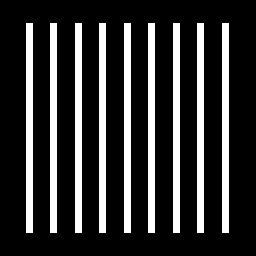
#> input picture Assignment4/images/FigP0501.png, 256 x 256 px
$ python A4-prog3_HMF.py
#> lines starting #> are read from the running program, lines starting #| are printed output that depends on the picture; after the words box and inside, x2 and y2 are one past the last pixel; in counts of white or black regions, pixels touching at a corner belong together
import cv2
import matplotlib.pyplot as plt
import numpy as np


def harmonic_mean_filter(img, ksize):
    h, w = img.shape[:2]
    order = ksize * ksize
    pad = int((ksize - 1) / 2)
    # pad the image using `np.pad()` whose effect can also be produced by`cv2.copyMakeBorder()`
    padded = np.pad(img, pad, 'symmetric')
    filtered = np.zeros(img.shape)
    for i in range(pad, pad + h):
        for j in range(pad, pad + w):
            s = np.sum(1 / (1e10 + padded[i - pad:i + pad, j - pad:j + pad]))
            filtered[i - pad][j - pad] = order / s
    return filtered


# read the original image
original_image = cv2.imread("../images/FigP0501.png", flags=0)
#> original_image: shape (256, 256); 20.2% white; 9 white regions, largest, box (x1, y1, x2, y2) and area: (26, 23, 33, 233) 1470, (50, 23, 57, 233) 1470, (75, 23, 82, 233) 1470
ksize = [3, 7, 9]

filtered_image = []
for size in ksize:
    filtered_image.append(harmonic_mean_filter(original_image, size))
#> this loop made 3 passes
#> pass 1, in harmonic_mean_filter, `padded = np.pad(img, pad, 'symmetric')`:
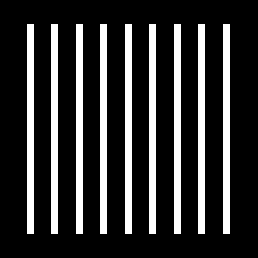
#> padded: shape (258, 258); 19.9% white; 9 white regions, largest, box (x1, y1, x2, y2) and area: (27, 24, 34, 234) 1470, (51, 24, 58, 234) 1470, (76, 24, 83, 234) 1470
#> pass 2, in harmonic_mean_filter (call 2), `padded = np.pad(img, pad, 'symmetric')`:
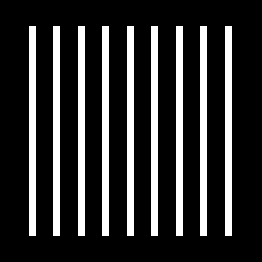
#> padded: shape (262, 262); 19.3% white; 9 white regions, largest, box (x1, y1, x2, y2) and area: (29, 26, 36, 236) 1470, (53, 26, 60, 236) 1470, (78, 26, 85, 236) 1470
#> pass 3, in harmonic_mean_filter (call 3), `padded = np.pad(img, pad, 'symmetric')`:
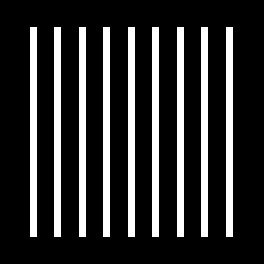
#> padded: shape (264, 264); 19% white; 9 white regions, largest, box (x1, y1, x2, y2) and area: (30, 27, 37, 237) 1470, (54, 27, 61, 237) 1470, (79, 27, 86, 237) 1470
#> after the loop, filtered_image = 3 items

# display the results
fig, axs = plt.subplots(nrows=1, ncols=4, figsize=(10, 4))

ax = axs[0]
ax.imshow(original_image, cmap='gray')
ax.set_title(f"original image")
ax.set_xticks([])
ax.set_yticks([])

for i in range(3):
    ax = axs[i + 1]
    ax.imshow(filtered_image[i], cmap='gray')
    ax.set_title(fr"${ksize[i]}\times${ksize[i]} HMF")
    ax.set_xticks([])
    ax.set_yticks([])

plt.suptitle("Running Results of Harmonic Mean Filtering")

plt.tight_layout()

# output = f'../images/Harmonic Mean Filtering.jpg'
# plt.savefig(output)

plt.show()
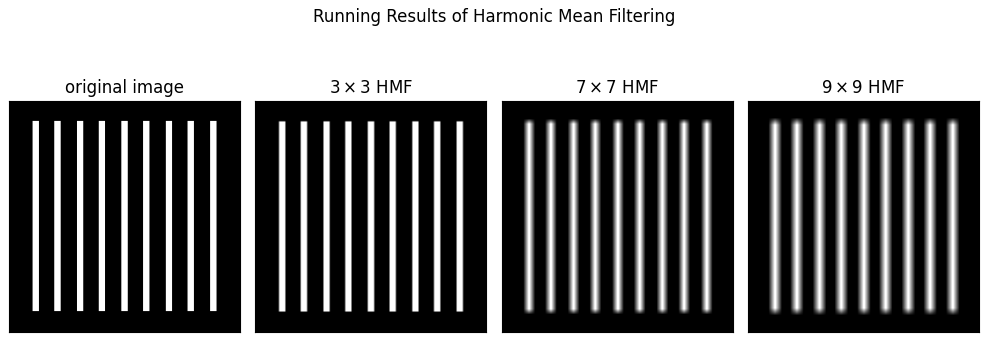
#> figure drawn by matplotlib, 4 panels
